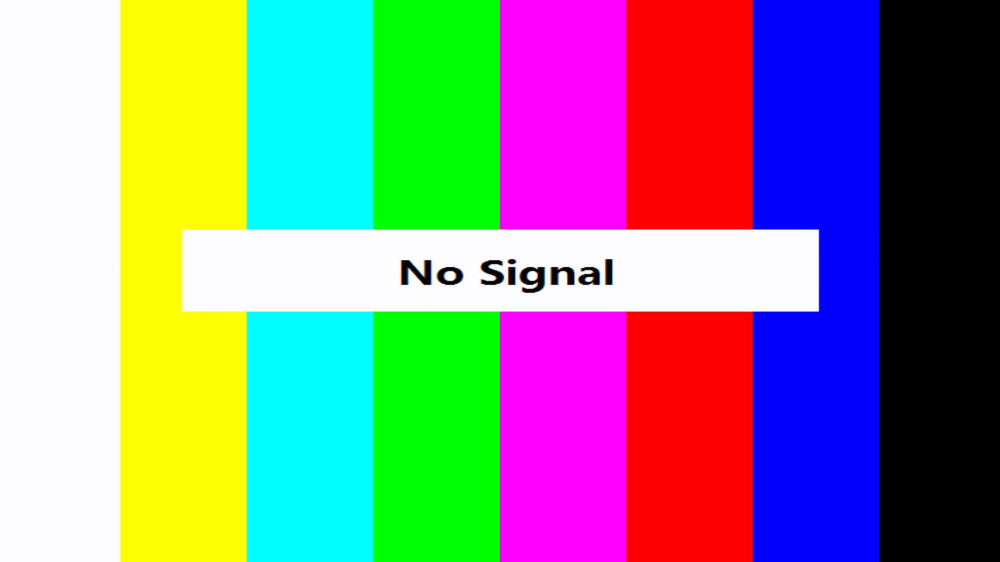
#> input picture Capture/nosignal/data/nosignal.png, 1000 x 562 px, shrunk from 1897 x 1066 before the run
$ python -i nosignal.py   (imports and definitions only)
#> lines starting #> are read from the running program, lines starting #| are printed output that depends on the picture; after the words box and inside, x2 and y2 are one past the last pixel; in counts of white or black regions, pixels touching at a corner belong together
#> further down, picture is the input picture: shape (562, 1000, 3); mean B, G, R 138.5, 137.2, 137.4
# SPDX-FileCopyrightText: 2020-2026 ReproNim Team <info@repronim.org>
#
# SPDX-License-Identifier: MIT

"""
Provides functionality to search no-signal/rainbow frames in
the video files (`*.mkv`) recorded by `reprostim-videocapture`
utility.
"""

import logging.config
import subprocess
import time
from datetime import timedelta

import cv2
import numpy as np
from pydantic import BaseModel, Field

logger = logging.getLogger(__name__)
# [1 line not run here, left out]


# [42 lines that did not run here, left out]


# Define the range of colors for the rainbow screen
# This is just an example range, adjust it based on your rainbow screen
lower_rainbow = np.array([0, 50, 50])
upper_rainbow = np.array([30, 255, 255])

# Specify nosignal grid size (8 bands) for custom algorithm
grid_rows: int = 6
grid_cols: int = 8
grid_colors = [[None for _ in range(grid_cols)] for _ in range(grid_rows)]


# [61 lines left out: functions auto_fix_video, calc_color_diff, not called in this run]


def has_rainbow(frame):
    """
    Detects the presence of rainbow colors in a given frame.

    Note: produce false positive results on real data and was
    improved in has_rainbow2 API implementation.

    :param frame: The input frame (image) in as a NumPy array.

    :return: `True` if a significant number of rainbow pixels are detected,
             `False` otherwise.
    """
    # Convert frame to HSV color space
    hsv = cv2.cvtColor(frame, cv2.COLOR_BGR2HSV)
#> hsv: shape (562, 1000, 3); mean H, S, V 77.6, 171.2, 222.1
    # Threshold the frame to extract rainbow colors
    mask = cv2.inRange(hsv, lower_rainbow, upper_rainbow)
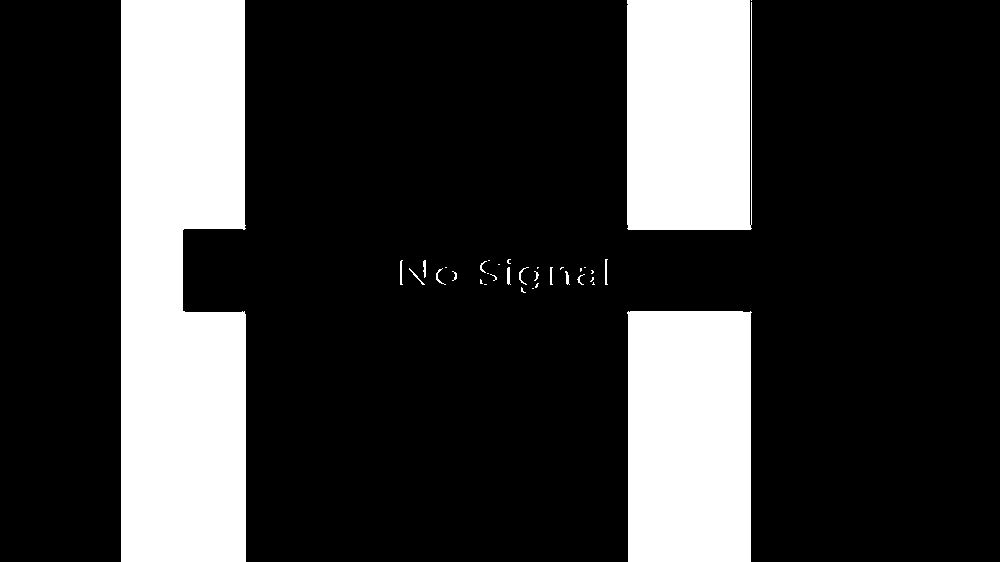
#> mask: shape (562, 1000); 22.2% white; 35 white regions (19 under 20 px), largest, box (x1, y1, x2, y2) and area: (121, 0, 246, 562) 64799, (627, 311, 752, 562) 30868, (627, 0, 752, 230) 28514
    # Count non-zero pixels in the mask
    pixel_count = cv2.countNonZero(mask)
#> pixel_count = 124793
    # logger.debug(f"pixel_count={pixel_count}")
    # If a significant number of rainbow pixels are detected, return True
    return pixel_count > 10000  # Adjust threshold as needed


# [277 lines left out: functions has_rainbow2, init_grid_colors, find_no_signal, not called in this run]

>>> import cv2
>>> picture = cv2.imread('../../../Capture/nosignal/data/nosignal.png')
>>> result = has_rainbow(picture)
#> result = True
